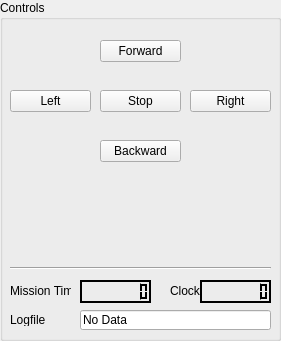
  <widget class="QGroupBox" name="groupBox">
   <property name="geometry">
    <rect>
     <x>10</x>
     <y>0</y>
     <width>281</width>
     <height>341</height>
    </rect>
   </property>
   <property name="title">
    <string>Controls</string>
   </property>
   <widget class="QPushButton" name="stopButton">
    <property name="geometry">
     <rect>
      <x>100</x>
      <y>90</y>
      <width>81</width>
      <height>22</height>
     </rect>
    </property>
    <property name="text">
     <string>Stop</string>
    </property>
   </widget>
   <widget class="QPushButton" name="rightButton">
    <property name="geometry">
     <rect>
      <x>190</x>
      <y>90</y>
      <width>81</width>
      <height>22</height>
     </rect>
    </property>
    <property name="text">
     <string>Right</string>
    </property>
   </widget>
   <widget class="QPushButton" name="leftButton">
    <property name="geometry">
     <rect>
      <x>10</x>
      <y>90</y>
      <width>81</width>
      <height>22</height>
     </rect>
    </property>
    <property name="text">
     <string>Left</string>
    </property>
   </widget>
   <widget class="QPushButton" name="forwardButton">
    <property name="geometry">
     <rect>
      <x>100</x>
      <y>40</y>
      <width>81</width>
      <height>22</height>
     </rect>
    </property>
    <property name="text">
     <string>Forward</string>
    </property>
   </widget>
   <widget class="QPushButton" name="backwardButton">
    <property name="geometry">
     <rect>
      <x>100</x>
      <y>140</y>
      <width>81</width>
      <height>22</height>
     </rect>
    </property>
    <property name="text">
     <string>Backward</string>
    </property>
   </widget>
   <widget class="QLCDNumber" name="clockBox">
    <property name="geometry">
     <rect>
      <x>200</x>
      <y>280</y>
      <width>71</width>
      <height>23</height>
     </rect>
    </property>
    <property name="palette">
     <palette>
      <active>
       <colorrole role="WindowText">
        <brush brushstyle="SolidPattern">
         <color alpha="255">
          <red>255</red>
          <green>255</green>
          <blue>255</blue>
         </color>
        </brush>
       </colorrole>
       <colorrole role="Button">
        <brush brushstyle="SolidPattern">
         <color alpha="255">
          <red>0</red>
          <green>0</green>
          <blue>0</blue>
         </color>
        </brush>
       </colorrole>
       <colorrole role="Light">
        <brush brushstyle="SolidPattern">
         <color alpha="255">
          <red>0</red>
          <green>0</green>
          <blue>0</blue>
         </color>
        </brush>
       </colorrole>
       <colorrole role="Midlight">
        <brush brushstyle="SolidPattern">
         <color alpha="255">
          <red>0</red>
          <green>0</green>
          <blue>0</blue>
         </color>
        </brush>
       </colorrole>
       <colorrole role="Dark">
        <brush brushstyle="SolidPattern">
         <color alpha="255">
          <red>0</red>
          <green>0</green>
          <blue>0</blue>
         </color>
        </brush>
       </colorrole>
       <colorrole role="Mid">
        <brush brushstyle="SolidPattern">
         <color alpha="255">
          <red>0</red>
          <green>0</green>
          <blue>0</blue>
         </color>
        </brush>
       </colorrole>
       <colorrole role="Text">
        <brush brushstyle="SolidPattern">
         <color alpha="255">
          <red>255</red>
          <green>255</green>
          <blue>255</blue>
         </color>
        </brush>
       </colorrole>
       <colorrole role="BrightText">
        <brush brushstyle="SolidPattern">
         <color alpha="255">
          <red>255</red>
          <green>255</green>
          <blue>255</blue>
         </color>
        </brush>
       </colorrole>
       <colorrole role="ButtonText">
        <brush brushstyle="SolidPattern">
         <color alpha="255">
          <red>255</red>
          <green>255</green>
          <blue>255</blue>
         </color>
        </brush>
       </colorrole>
       <colorrole role="Base">
        <brush brushstyle="SolidPattern">
         <color alpha="255">
          <red>0</red>
          <green>0</green>
          <blue>0</blue>
         </color>
        </brush>
       </colorrole>
       <colorrole role="Window">
        <brush brushstyle="SolidPattern">
         <color alpha="255">
          <red>0</red>
          <green>0</green>
          <blue>0</blue>
         </color>
        </brush>
       </colorrole>
       <colorrole role="Shadow">
        <brush brushstyle="SolidPattern">
         <color alpha="255">
          <red>0</red>
          <green>0</green>
          <blue>0</blue>
         </color>
        </brush>
       </colorrole>
       <colorrole role="AlternateBase">
        <brush brushstyle="SolidPattern">
         <color alpha="255">
          <red>0</red>
          <green>0</green>
          <blue>0</blue>
         </color>
        </brush>
       </colorrole>
       <colorrole role="ToolTipBase">
        <brush brushstyle="SolidPattern">
         <color alpha="255">
          <red>255</red>
          <green>255</green>
          <blue>220</blue>
         </color>
        </brush>
       </colorrole>
       <colorrole role="ToolTipText">
        <brush brushstyle="SolidPattern">
         <color alpha="255">
          <red>0</red>
          <green>0</green>
          <blue>0</blue>
         </color>
        </brush>
       </colorrole>
      </active>
      <inactive>
       <colorrole role="WindowText">
        <brush brushstyle="SolidPattern">
         <color alpha="255">
          <red>255</red>
          <green>255</green>
          <blue>255</blue>
         </color>
        </brush>
       </colorrole>
       <colorrole role="Button">
        <brush brushstyle="SolidPattern">
         <color alpha="255">
          <red>0</red>
          <green>0</green>
          <blue>0</blue>
         </color>
        </brush>
       </colorrole>
       <colorrole role="Light">
        <brush brushstyle="SolidPattern">
         <color alpha="255">
          <red>0</red>
          <green>0</green>
          <blue>0</blue>
         </color>
        </brush>
       </colorrole>
       <colorrole role="Midlight">
        <brush brushstyle="SolidPattern">
         <color alpha="255">
          <red>0</red>
          <green>0</green>
          <blue>0</blue>
         </color>
        </brush>
       </colorrole>
       <colorrole role="Dark">
        <brush brushstyle="SolidPattern">
         <color alpha="255">
          <red>0</red>
          <green>0</green>
          <blue>0</blue>
         </color>
        </brush>
       </colorrole>
       <colorrole role="Mid">
        <brush brushstyle="SolidPattern">
         <color alpha="255">
          <red>0</red>
          <green>0</green>
          <blue>0</blue>
         </color>
        </brush>
       </colorrole>
       <colorrole role="Text">
        <brush brushstyle="SolidPattern">
         <color alpha="255">
          <red>255</red>
          <green>255</green>
          <blue>255</blue>
         </color>
        </brush>
       </colorrole>
       <colorrole role="BrightText">
        <brush brushstyle="SolidPattern">
         <color alpha="255">
          <red>255</red>
          <green>255</green>
          <blue>255</blue>
         </color>
        </brush>
       </colorrole>
       <colorrole role="ButtonText">
        <brush brushstyle="SolidPattern">
         <color alpha="255">
          <red>255</red>
          <green>255</green>
          <blue>255</blue>
         </color>
        </brush>
       </colorrole>
       <colorrole role="Base">
        <brush brushstyle="SolidPattern">
         <color alpha="255">
          <red>0</red>
          <green>0</green>
          <blue>0</blue>
         </color>
        </brush>
       </colorrole>
       <colorrole role="Window">
        <brush brushstyle="SolidPattern">
         <color alpha="255">
          <red>0</red>
          <green>0</green>
          <blue>0</blue>
         </color>
        </brush>
       </colorrole>
       <colorrole role="Shadow">
        <brush brushstyle="SolidPattern">
         <color alpha="255">
          <red>0</red>
          <green>0</green>
          <blue>0</blue>
         </color>
        </brush>
       </colorrole>
       <colorrole role="AlternateBase">
        <brush brushstyle="SolidPattern">
         <color alpha="255">
          <red>0</red>
          <green>0</green>
          <blue>0</blue>
         </color>
        </brush>
       </colorrole>
       <colorrole role="ToolTipBase">
        <brush brushstyle="SolidPattern">
         <color alpha="255">
          <red>255</red>
          <green>255</green>
          <blue>220</blue>
         </color>
        </brush>
       </colorrole>
       <colorrole role="ToolTipText">
        <brush brushstyle="SolidPattern">
         <color alpha="255">
          <red>0</red>
          <green>0</green>
          <blue>0</blue>
         </color>
        </brush>
       </colorrole>
      </inactive>
      <disabled>
       <colorrole role="WindowText">
        <brush brushstyle="SolidPattern">
         <color alpha="255">
          <red>0</red>
          <green>0</green>
          <blue>0</blue>
         </color>
        </brush>
       </colorrole>
       <colorrole role="Button">
        <brush brushstyle="SolidPattern">
         <color alpha="255">
          <red>0</red>
          <green>0</green>
          <blue>0</blue>
         </color>
        </brush>
       </colorrole>
       <colorrole role="Light">
        <brush brushstyle="SolidPattern">
         <color alpha="255">
          <red>0</red>
          <green>0</green>
          <blue>0</blue>
         </color>
        </brush>
       </colorrole>
       <colorrole role="Midlight">
        <brush brushstyle="SolidPattern">
         <color alpha="255">
          <red>0</red>
          <green>0</green>
          <blue>0</blue>
         </color>
        </brush>
       </colorrole>
       <colorrole role="Dark">
        <brush brushstyle="SolidPattern">
         <color alpha="255">
          <red>0</red>
          <green>0</green>
          <blue>0</blue>
         </color>
        </brush>
       </colorrole>
       <colorrole role="Mid">
        <brush brushstyle="SolidPattern">
         <color alpha="255">
          <red>0</red>
          <green>0</green>
          <blue>0</blue>
         </color>
        </brush>
       </colorrole>
       <colorrole role="Text">
        <brush brushstyle="SolidPattern">
         <color alpha="255">
          <red>0</red>
          <green>0</green>
          <blue>0</blue>
         </color>
        </brush>
       </colorrole>
       <colorrole role="BrightText">
        <brush brushstyle="SolidPattern">
         <color alpha="255">
          <red>255</red>
          <green>255</green>
          <blue>255</blue>
         </color>
        </brush>
       </colorrole>
       <colorrole role="ButtonText">
        <brush brushstyle="SolidPattern">
         <color alpha="255">
          <red>0</red>
          <green>0</green>
          <blue>0</blue>
         </color>
        </brush>
       </colorrole>
       <colorrole role="Base">
        <brush brushstyle="SolidPattern">
         <color alpha="255">
          <red>0</red>
          <green>0</green>
          <blue>0</blue>
         </color>
        </brush>
       </colorrole>
       <colorrole role="Window">
        <brush brushstyle="SolidPattern">
         <color alpha="255">
          <red>0</red>
          <green>0</green>
          <blue>0</blue>
         </color>
        </brush>
       </colorrole>
       <colorrole role="Shadow">
        <brush brushstyle="SolidPattern">
         <color alpha="255">
          <red>0</red>
          <green>0</green>
          <blue>0</blue>
         </color>
        </brush>
       </colorrole>
       <colorrole role="AlternateBase">
        <brush brushstyle="SolidPattern">
         <color alpha="255">
          <red>0</red>
          <green>0</green>
          <blue>0</blue>
         </color>
        </brush>
       </colorrole>
       <colorrole role="ToolTipBase">
        <brush brushstyle="SolidPattern">
         <color alpha="255">
          <red>255</red>
          <green>255</green>
          <blue>220</blue>
         </color>
        </brush>
       </colorrole>
       <colorrole role="ToolTipText">
        <brush brushstyle="SolidPattern">
         <color alpha="255">
          <red>0</red>
          <green>0</green>
          <blue>0</blue>
         </color>
        </brush>
       </colorrole>
      </disabled>
     </palette>
    </property>
    <property name="font">
     <font>
      <pointsize>8</pointsize>
     </font>
    </property>
    <property name="digitCount">
     <number>8</number>
    </property>
   </widget>
   <widget class="QLabel" name="label_6">
    <property name="geometry">
     <rect>
      <x>170</x>
      <y>283</y>
      <width>31</width>
      <height>16</height>
     </rect>
    </property>
    <property name="text">
     <string>Clock</string>
    </property>
   </widget>
   <widget class="QLCDNumber" name="missionTimeBox">
    <property name="geometry">
     <rect>
      <x>80</x>
      <y>280</y>
      <width>71</width>
      <height>23</height>
     </rect>
    </property>
    <property name="palette">
     <palette>
      <active>
       <colorrole role="WindowText">
        <brush brushstyle="SolidPattern">
         <color alpha="255">
          <red>255</red>
          <green>255</green>
          <blue>255</blue>
         </color>
        </brush>
       </colorrole>
       <colorrole role="Button">
        <brush brushstyle="SolidPattern">
         <color alpha="255">
          <red>0</red>
          <green>0</green>
          <blue>0</blue>
         </color>
        </brush>
       </colorrole>
       <colorrole role="Light">
        <brush brushstyle="SolidPattern">
         <color alpha="255">
          <red>0</red>
          <green>0</green>
          <blue>0</blue>
         </color>
        </brush>
       </colorrole>
       <colorrole role="Midlight">
        <brush brushstyle="SolidPattern">
         <color alpha="255">
          <red>0</red>
          <green>0</green>
          <blue>0</blue>
         </color>
        </brush>
       </colorrole>
       <colorrole role="Dark">
        <brush brushstyle="SolidPattern">
         <color alpha="255">
          <red>0</red>
          <green>0</green>
          <blue>0</blue>
         </color>
        </brush>
       </colorrole>
       <colorrole role="Mid">
        <brush brushstyle="SolidPattern">
         <color alpha="255">
          <red>0</red>
          <green>0</green>
          <blue>0</blue>
         </color>
        </brush>
       </colorrole>
       <colorrole role="Text">
        <brush brushstyle="SolidPattern">
         <color alpha="255">
          <red>255</red>
          <green>255</green>
          <blue>255</blue>
         </color>
        </brush>
       </colorrole>
       <colorrole role="BrightText">
        <brush brushstyle="SolidPattern">
         <color alpha="255">
          <red>255</red>
          <green>255</green>
          <blue>255</blue>
         </color>
        </brush>
       </colorrole>
       <colorrole role="ButtonText">
        <brush brushstyle="SolidPattern">
         <color alpha="255">
          <red>255</red>
          <green>255</green>
          <blue>255</blue>
         </color>
        </brush>
       </colorrole>
       <colorrole role="Base">
        <brush brushstyle="SolidPattern">
         <color alpha="255">
          <red>0</red>
          <green>0</green>
          <blue>0</blue>
         </color>
        </brush>
       </colorrole>
       <colorrole role="Window">
        <brush brushstyle="SolidPattern">
         <color alpha="255">
          <red>0</red>
          <green>0</green>
          <blue>0</blue>
         </color>
        </brush>
       </colorrole>
       <colorrole role="Shadow">
        <brush brushstyle="SolidPattern">
         <color alpha="255">
          <red>0</red>
          <green>0</green>
          <blue>0</blue>
         </color>
        </brush>
       </colorrole>
       <colorrole role="AlternateBase">
        <brush brushstyle="SolidPattern">
         <color alpha="255">
          <red>0</red>
          <green>0</green>
          <blue>0</blue>
         </color>
        </brush>
       </colorrole>
       <colorrole role="ToolTipBase">
        <brush brushstyle="SolidPattern">
         <color alpha="255">
          <red>255</red>
          <green>255</green>
          <blue>220</blue>
         </color>
        </brush>
       </colorrole>
       <colorrole role="ToolTipText">
        <brush brushstyle="SolidPattern">
         <color alpha="255">
          <red>0</red>
          <green>0</green>
          <blue>0</blue>
         </color>
        </brush>
       </colorrole>
      </active>
      <inactive>
       <colorrole role="WindowText">
        <brush brushstyle="SolidPattern">
         <color alpha="255">
          <red>255</red>
          <green>255</green>
          <blue>255</blue>
         </color>
        </brush>
       </colorrole>
       <colorrole role="Button">
        <brush brushstyle="SolidPattern">
         <color alpha="255">
          <red>0</red>
          <green>0</green>
          <blue>0</blue>
         </color>
        </brush>
       </colorrole>
       <colorrole role="Light">
        <brush brushstyle="SolidPattern">
         <color alpha="255">
          <red>0</red>
          <green>0</green>
          <blue>0</blue>
         </color>
        </brush>
       </colorrole>
       <colorrole role="Midlight">
        <brush brushstyle="SolidPattern">
         <color alpha="255">
          <red>0</red>
          <green>0</green>
          <blue>0</blue>
         </color>
        </brush>
       </colorrole>
       <colorrole role="Dark">
        <brush brushstyle="SolidPattern">
         <color alpha="255">
          <red>0</red>
          <green>0</green>
          <blue>0</blue>
         </color>
        </brush>
       </colorrole>
       <colorrole role="Mid">
        <brush brushstyle="SolidPattern">
         <color alpha="255">
          <red>0</red>
          <green>0</green>
          <blue>0</blue>
         </color>
        </brush>
       </colorrole>
       <colorrole role="Text">
        <brush brushstyle="SolidPattern">
         <color alpha="255">
          <red>255</red>
          <green>255</green>
          <blue>255</blue>
         </color>
        </brush>
       </colorrole>
       <colorrole role="BrightText">
        <brush brushstyle="SolidPattern">
         <color alpha="255">
          <red>255</red>
          <green>255</green>
          <blue>255</blue>
         </color>
        </brush>
       </colorrole>
       <colorrole role="ButtonText">
        <brush brushstyle="SolidPattern">
         <color alpha="255">
          <red>255</red>
          <green>255</green>
          <blue>255</blue>
         </color>
        </brush>
       </colorrole>
       <colorrole role="Base">
        <brush brushstyle="SolidPattern">
         <color alpha="255">
          <red>0</red>
          <green>0</green>
          <blue>0</blue>
         </color>
        </brush>
       </colorrole>
       <colorrole role="Window">
        <brush brushstyle="SolidPattern">
         <color alpha="255">
          <red>0</red>
          <green>0</green>
          <blue>0</blue>
         </color>
        </brush>
       </colorrole>
       <colorrole role="Shadow">
        <brush brushstyle="SolidPattern">
         <color alpha="255">
          <red>0</red>
          <green>0</green>
          <blue>0</blue>
         </color>
        </brush>
       </colorrole>
       <colorrole role="AlternateBase">
        <brush brushstyle="SolidPattern">
         <color alpha="255">
          <red>0</red>
          <green>0</green>
          <blue>0</blue>
         </color>
        </brush>
       </colorrole>
       <colorrole role="ToolTipBase">
        <brush brushstyle="SolidPattern">
         <color alpha="255">
          <red>255</red>
          <green>255</green>
          <blue>220</blue>
         </color>
        </brush>
       </colorrole>
       <colorrole role="ToolTipText">
        <brush brushstyle="SolidPattern">
         <color alpha="255">
          <red>0</red>
          <green>0</green>
          <blue>0</blue>
         </color>
        </brush>
       </colorrole>
      </inactive>
      <disabled>
       <colorrole role="WindowText">
        <brush brushstyle="SolidPattern">
         <color alpha="255">
          <red>0</red>
          <green>0</green>
          <blue>0</blue>
         </color>
        </brush>
       </colorrole>
       <colorrole role="Button">
        <brush brushstyle="SolidPattern">
         <color alpha="255">
          <red>0</red>
          <green>0</green>
          <blue>0</blue>
         </color>
        </brush>
       </colorrole>
       <colorrole role="Light">
        <brush brushstyle="SolidPattern">
         <color alpha="255">
          <red>0</red>
          <green>0</green>
          <blue>0</blue>
         </color>
        </brush>
       </colorrole>
       <colorrole role="Midlight">
        <brush brushstyle="SolidPattern">
         <color alpha="255">
          <red>0</red>
          <green>0</green>
          <blue>0</blue>
         </color>
        </brush>
       </colorrole>
       <colorrole role="Dark">
        <brush brushstyle="SolidPattern">
         <color alpha="255">
          <red>0</red>
          <green>0</green>
          <blue>0</blue>
         </color>
        </brush>
       </colorrole>
       <colorrole role="Mid">
        <brush brushstyle="SolidPattern">
         <color alpha="255">
          <red>0</red>
          <green>0</green>
          <blue>0</blue>
         </color>
        </brush>
       </colorrole>
       <colorrole role="Text">
        <brush brushstyle="SolidPattern">
         <color alpha="255">
          <red>0</red>
          <green>0</green>
          <blue>0</blue>
         </color>
        </brush>
       </colorrole>
       <colorrole role="BrightText">
        <brush brushstyle="SolidPattern">
         <color alpha="255">
          <red>255</red>
          <green>255</green>
          <blue>255</blue>
         </color>
        </brush>
       </colorrole>
       <colorrole role="ButtonText">
        <brush brushstyle="SolidPattern">
         <color alpha="255">
          <red>0</red>
          <green>0</green>
          <blue>0</blue>
         </color>
        </brush>
       </colorrole>
       <colorrole role="Base">
        <brush brushstyle="SolidPattern">
         <color alpha="255">
          <red>0</red>
          <green>0</green>
          <blue>0</blue>
         </color>
        </brush>
       </colorrole>
       <colorrole role="Window">
        <brush brushstyle="SolidPattern">
         <color alpha="255">
          <red>0</red>
          <green>0</green>
          <blue>0</blue>
         </color>
        </brush>
       </colorrole>
       <colorrole role="Shadow">
        <brush brushstyle="SolidPattern">
         <color alpha="255">
          <red>0</red>
          <green>0</green>
          <blue>0</blue>
         </color>
        </brush>
       </colorrole>
       <colorrole role="AlternateBase">
        <brush brushstyle="SolidPattern">
         <color alpha="255">
          <red>0</red>
          <green>0</green>
          <blue>0</blue>
         </color>
        </brush>
       </colorrole>
       <colorrole role="ToolTipBase">
        <brush brushstyle="SolidPattern">
         <color alpha="255">
          <red>255</red>
          <green>255</green>
          <blue>220</blue>
         </color>
        </brush>
       </colorrole>
       <colorrole role="ToolTipText">
        <brush brushstyle="SolidPattern">
         <color alpha="255">
          <red>0</red>
          <green>0</green>
          <blue>0</blue>
         </color>
        </brush>
       </colorrole>
      </disabled>
     </palette>
    </property>
    <property name="font">
     <font>
      <pointsize>8</pointsize>
     </font>
    </property>
    <property name="digitCount">
     <number>8</number>
    </property>
   </widget>
   <widget class="QLabel" name="label_7">
    <property name="geometry">
     <rect>
      <x>10</x>
      <y>283</y>
      <width>61</width>
      <height>16</height>
     </rect>
    </property>
    <property name="text">
     <string>Mission Time</string>
    </property>
   </widget>
   <widget class="Line" name="line_2">
    <property name="geometry">
     <rect>
      <x>10</x>
      <y>260</y>
      <width>261</width>
      <height>16</height>
     </rect>
    </property>
    <property name="orientation">
     <enum>Qt::Horizontal</enum>
    </property>
   </widget>
   <widget class="QLabel" name="label_8">
    <property name="geometry">
     <rect>
      <x>210</x>
      <y>200</y>
      <width>61</width>
      <height>61</height>
     </rect>
    </property>
    <property name="text">
     <string/>
    </property>
    <property name="scaledContents">
     <bool>true</bool>
    </property>
   </widget>
   <widget class="QLabel" name="label_13">
    <property name="geometry">
     <rect>
      <x>10</x>
      <y>313</y>
      <width>47</width>
      <height>13</height>
     </rect>
    </property>
    <property name="text">
     <string>Logfile</string>
    </property>
   </widget>
   <widget class="QLineEdit" name="logfileBox">
    <property name="enabled">
     <bool>true</bool>
    </property>
    <property name="geometry">
     <rect>
      <x>80</x>
      <y>310</y>
      <width>191</width>
      <height>20</height>
     </rect>
    </property>
    <property name="text">
     <string>No Data</string>
    </property>
    <property name="readOnly">
     <bool>true</bool>
    </property>
   </widget>
  </widget>
